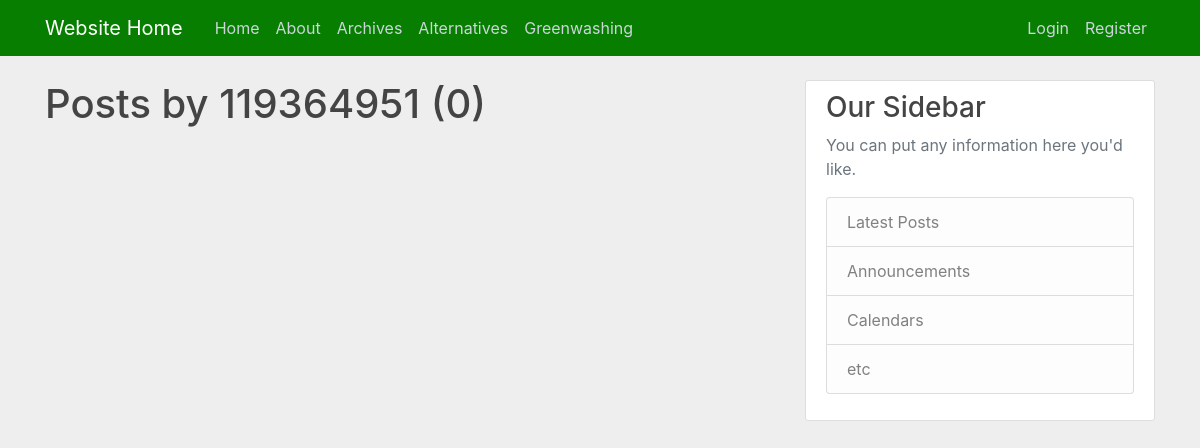
The app's page /greenuser/119364951, older data.
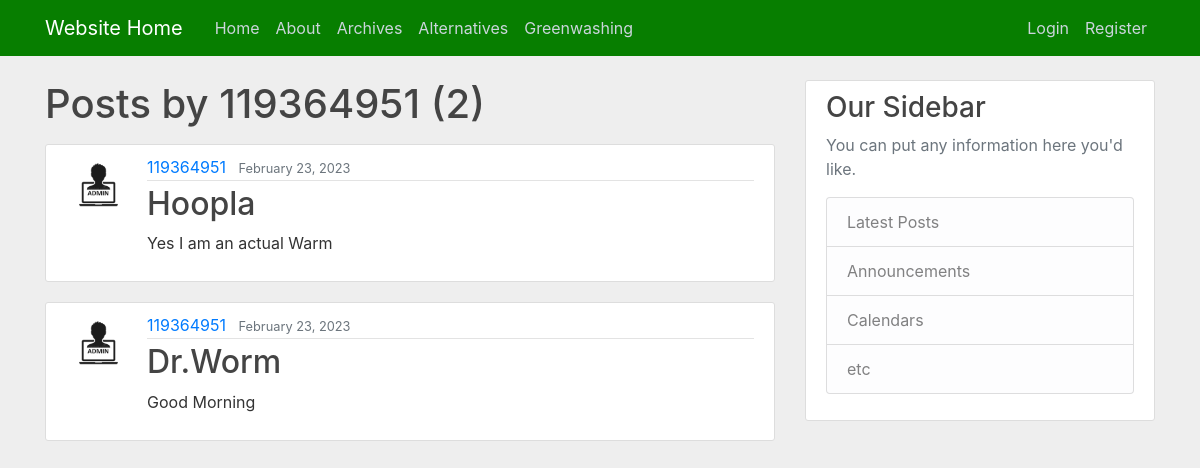
The same page, newer data.
### website/models.py (models this page shows)
class GreenPosts(models.Model):
    title = models.CharField(max_length=100)
    content = models.TextField()
    date_posted = models.DateTimeField(default=timezone.now)
    author = models.ForeignKey(User, on_delete=models.CASCADE)

### users/models.py (models this page shows, shortened)
class Profile(models.Model):
    user = models.OneToOneField(User, on_delete=models.CASCADE)
    image = models.ImageField(default='default.jpg', upload_to='profile_pics')

### website/views.py (the view)
# urls.py: path('greenuser/<str:username>', GreenUserPostListView.as_view(), name='greenuser-posts'),
class GreenUserPostListView(ListView):
    model = Posts
    template_name = 'website/greenuser_posts.html' #<app>/<model>_<viewtype>.html
    context_object_name = 'greenposts'
    paginate_by = 3
    def get_queryset(self):
        user = get_object_or_404(User, username=self.kwargs.get('username'))
        return GreenPosts.objects.filter(author=user).order_by('-date_posted')

### website/templates/website/greenuser_posts.html (shortened to what this page needs)
{% extends "website/base.html" %}
{% block content %}
<h1 class="mb-3" >Posts by {{ view.kwargs.username }} ({{ page_obj.paginator.count }})</h1>
    {% for greenposts in greenposts %}
    <article class="media content-section">
      <img class="rounded-circle article-img" src="{{ greenposts.author.profile.image.url }}">
    <div class="media-body">
        <div class="article-metadata">
        <a class="mr-2" href="{% url 'greenuser-posts' greenposts.author.username %}">{{ greenposts.author }}</a>
        <small class="text-muted">{{ greenposts.date_posted|date:"F d, Y" }}</small>
        </div>
        <h2><a class="article-title" href="{% url 'greenpost-detail' greenposts.id %}">{{ greenposts.title }}</a></h2>
        <p class="article-content">{{ greenposts.content }}</p>
    </div>
    </article>
    {% endfor %}
{% endblock content %}

Row changes from the older to the newer data that the page shows:
added GreenPosts: author.profile.image (picture), author "119364951", date_posted "February 23, 2023", title "Hoopla", content "Yes I am an actual Warm"
added GreenPosts: author.profile.image (picture), author "119364951", date_posted "February 23, 2023", title "Dr.Worm", content "Good Morning"
Text that changed along with them:
{{ page_obj.paginator.count }}: "0" → "2"
